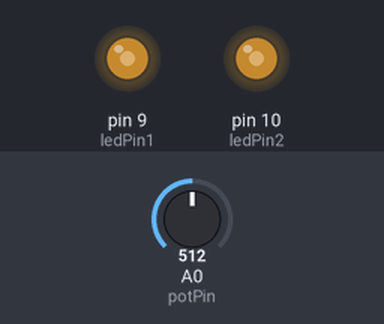
Simulated run of this sketch. Board: Arduino Uno, built with avr-gcc and run on an emulated ATmega328P. Parts: output pins drawn as LEDs (lit = HIGH). The test bench sets the inputs (shaded band); at power-on: A0 (potPin) = 512. Not simulated (calls return 0 or success): arduino_secrets.h.

Above: at 1.2 s.
1.3 s: A0 (potPin) set to 716
At 1.9 s:
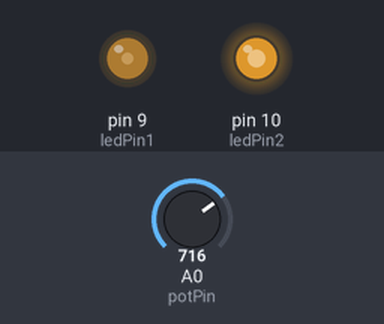
2.8 s: A0 (potPin) set to 900
At 3.2 s:
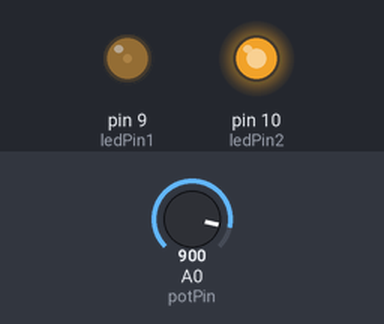
4.3 s: A0 (potPin) set to 1023
At 5.5 s:
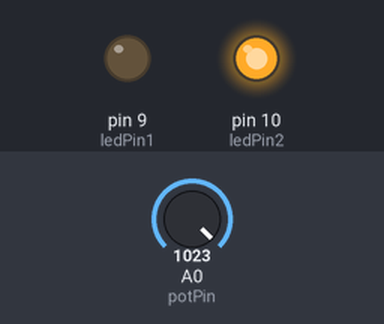
5.8 s: A0 (potPin) set to 306
At 6.6 s:
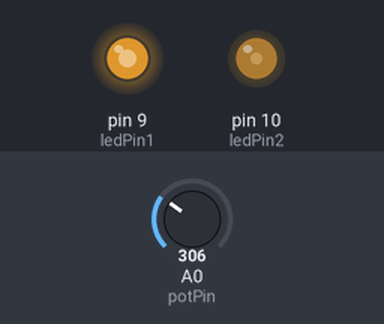
7.3 s: A0 (potPin) set to 122
At 7.9 s:
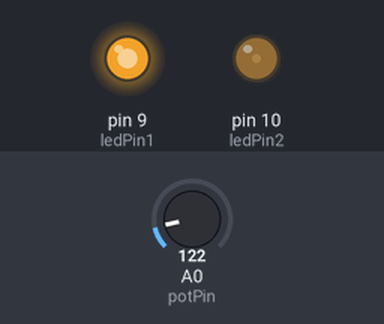
8.8 s: A0 (potPin) set to 511
At 10.1 s:
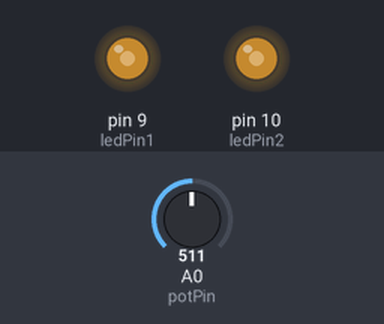
Timing chart, 0 to 11.3 s (numbered marks = the images above; inputs shaded):
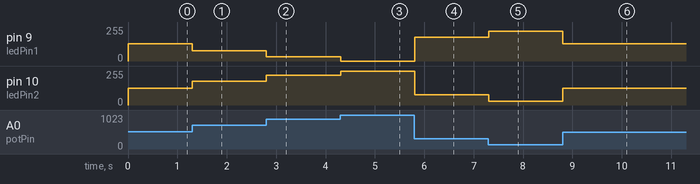

The sketch:

PWM_LED_Dimming_Using_Pot.ino
```cpp
#include "arduino_secrets.h"

int potPin = A0;        // Analog pin connected to potentiometer
int ledPin1 = 9;         // PWM-capable pin connected to first LED
int ledPin2 = 10;        // PWM-capable pin connected to second LED

void setup() {
  pinMode(ledPin1, OUTPUT);
  pinMode(ledPin2, OUTPUT);
}

void loop() {
  int potValue = analogRead(potPin);           // Read potentiometer value (0-1023)

  // Map potentiometer value to the PWM range (0-255)
  int brightness1 = map(potValue, 0, 1023, 255, 0); // LED1 dims as potValue increases
  int brightness2 = map(potValue, 0, 1023, 0, 255); // LED2 gets brighter as potValue increases

  // Apply brightness to LEDs
  analogWrite(ledPin1, brightness1);
  analogWrite(ledPin2, brightness2);

  delay(10); // Small delay for stability
}
```

Measured:
- after the input at 1.3 s, pin 9 (ledPin1): 128/255 → 77/255 at once; pin 10 (ledPin2): 127/255 → 178/255 at once
- after the input at 2.8 s, pin 9 (ledPin1): 77/255 → 31/255 at once; pin 10 (ledPin2): 178/255 → 224/255 at once
- after the input at 4.3 s, pin 9 (ledPin1): 31/255 → 0/255 at once; pin 10 (ledPin2): 224/255 → 255/255 at once
- after the input at 5.8 s, pin 9 (ledPin1): 0/255 → 179/255 at once; pin 10 (ledPin2): 255/255 → 76/255 at once
- after the input at 7.3 s, pin 9 (ledPin1): 179/255 → 225/255 at once; pin 10 (ledPin2): 76/255 → 30/255 at once
- after the input at 8.8 s, pin 9 (ledPin1): 225/255 → 128/255 at once; pin 10 (ledPin2): 30/255 → 127/255 at once
